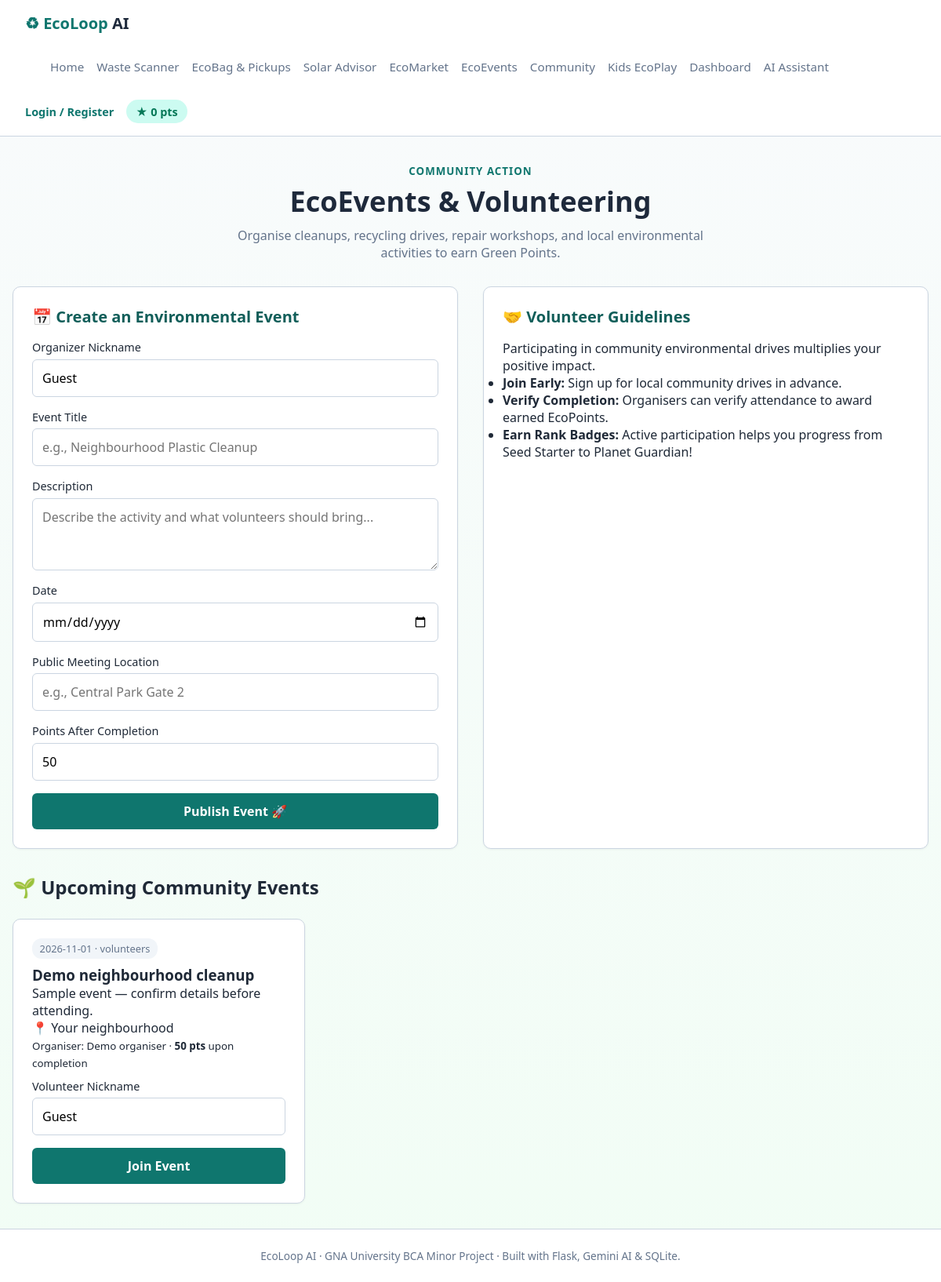
The app's page /events with its own data.
### tables this page shows
CREATE TABLE events(id INTEGER PRIMARY KEY,title TEXT,description TEXT,date TEXT,location TEXT,organizer TEXT,points INTEGER);

### app.py (the view, shortened to what this page needs)
@app.route("/events", methods=["GET", "POST"])
def events():
    with connect() as c:
        events_list = c.execute("SELECT * FROM events").fetchall()
    return render_template("events.html", events=events_list)

### app.py (called while the page is built)
def connect():
    c = sqlite3.connect(DB)
    c.row_factory = sqlite3.Row
    return c

### templates/events.html (shortened to what this page needs)
{% extends "base.html" %}
{% block content %}
<section class="head">
    <small>COMMUNITY ACTION</small>
    <h1>EcoEvents & Volunteering</h1>
    <p>Organise cleanups, recycling drives, repair workshops, and local environmental activities to earn Green Points.</p>
</section>
<div class="cols">
    <section class="panel">
        <h2>📅 Create an Environmental Event</h2>
        <form method="post">
            <label>Organizer Nickname
                <input type="text" name="organizer" value="{{ session.get('user', 'Guest') }}" required>
            </label>
            <label>Event Title
                <input type="text" name="title" placeholder="e.g., Neighbourhood Plastic Cleanup" required>
            </label>
            <label>Description
                <textarea name="description" rows="3" placeholder="Describe the activity and what volunteers should bring..." required></textarea>
            </label>
            <label>Date
                <input type="date" name="date" required>
            </label>
            <label>Public Meeting Location
                <input type="text" name="location" placeholder="e.g., Central Park Gate 2" required>
            </label>
            <label>Points After Completion
                <input type="number" name="points" value="50" min="0" max="500" required>
            </label>
            <button type="submit" class="btn">Publish Event 🚀</button>
        </form>
    </section>
    <section class="panel">
        <h2>🤝 Volunteer Guidelines</h2>
        <p>Participating in community environmental drives multiplies your positive impact.</p>
        <ul>
            <li><b>Join Early:</b> Sign up for local community drives in advance.</li>
            <li><b>Verify Completion:</b> Organisers can verify attendance to award earned EcoPoints.</li>
            <li><b>Earn Rank Badges:</b> Active participation helps you progress from Seed Starter to Planet Guardian!</li>
        </ul>
    </section>
</div>
<h2>🌱 Upcoming Community Events</h2>
<div class="grid">
    {% if events %}
        {% for e in events %}
            <article class="panel">
                <span class="pill">{{ e.date }} · {{ e.n }} volunteers</span>
                <h3>{{ e.title }}</h3>
                <p>{{ e.description }}</p>
                <p>📍 {{ e.location }}</p>
                <p><small>Organiser: {{ e.organizer }} · <b>{{ e.points }} pts</b> upon completion</small></p>
                <form method="post" style="margin-top: 10px;">
                    <label>Volunteer Nickname
                        <input type="text" name="username" value="{{ session.get('user', 'Guest') }}" required>
                    </label>
                    <button type="submit" class="btn">Join Event</button>
                </form>
            </article>
        {% endfor %}
    {% else %}
        <p>No upcoming events listed yet. Be the first to create one!</p>
    {% endif %}
</div>
{% endblock %}

### static/css/style.css (style rules this page uses)
:root { --primary: #0f766e; --primary-dark: #115e59; --accent: #14b8a6; --bg: #f8fafc; --surface: #ffffff; --text: #1e293b; --text-muted: #64748b; --border: #cbd5e1; --radius: 10px; }
* { box-sizing: border-box; margin: 0; padding: 0; font-family: system-ui, -apple-system, BlinkMacSystemFont, "Segoe UI", Roboto, sans-serif; }
body { font-family: 'Segoe UI', system-ui, -apple-system, sans-serif; color: #1f2937; background: linear-gradient(rgba(248, 250, 252, 0.88), rgba(240, 253, 244, 0.90)), url('https://images.unsplash.com/photo-1501854140801-50d01698950b?auto=format&fit=crop&w=1920&q=80'); background-size: cover; background-position: center; background-attachment: fixed; min-height: 100vh; margin: 0; }
.head { margin-bottom: 2rem; text-align: center; }
.head small { color: var(--primary); font-weight: bold; letter-spacing: 1px; text-transform: uppercase; }
.head h1 { font-size: 2.25rem; color: var(--text); margin-top: 0.25rem; }
.head p { color: var(--text-muted); max-width: 600px; margin: 0.5rem auto 0; }
.cols { display: grid; grid-template-columns: repeat(auto-fit, minmax(300px, 1fr)); gap: 2rem; margin-bottom: 2rem; }
.panel { background-color: var(--surface); border: 1px solid var(--border); border-radius: var(--radius); padding: 1.5rem; box-shadow: 0 1px 3px rgba(0,0,0,0.05); }
.panel h2 { font-size: 1.25rem; margin-bottom: 1rem; color: var(--primary-dark); }
form { display: flex; flex-direction: column; gap: 1rem; }
label { display: flex; flex-direction: column; gap: 0.35rem; font-size: 0.9rem; font-weight: 500; }
input, select, textarea { padding: 0.75rem; border: 1px solid var(--border); border-radius: 6px; font-size: 1rem; outline: none; transition: border-color 0.2s; }
button.btn, .btn { background-color: var(--primary); color: white; border: none; padding: 0.75rem 1.5rem; border-radius: 6px; font-size: 1rem; font-weight: 600; cursor: pointer; text-decoration: none; text-align: center; display: inline-block; transition: background-color 0.2s; }
.grid { display: grid; grid-template-columns: repeat(auto-fill, minmax(280px, 1fr)); gap: 1.5rem; margin-top: 1.5rem; }
.pill { display: inline-block; background-color: #f1f5f9; color: var(--text-muted); padding: 0.25rem 0.6rem; border-radius: 12px; font-size: 0.8rem; font-weight: 500; margin-bottom: 0.5rem; }

### records on screen
events: date "2026-11-01", title "Demo neighbourhood cleanup", description "Sample event — confirm details before attending.", location "Your neighbourhood", organizer "Demo organiser", points "50", username "Guest"

### other values on screen
{{ session.get('points', 0) }} "0"
